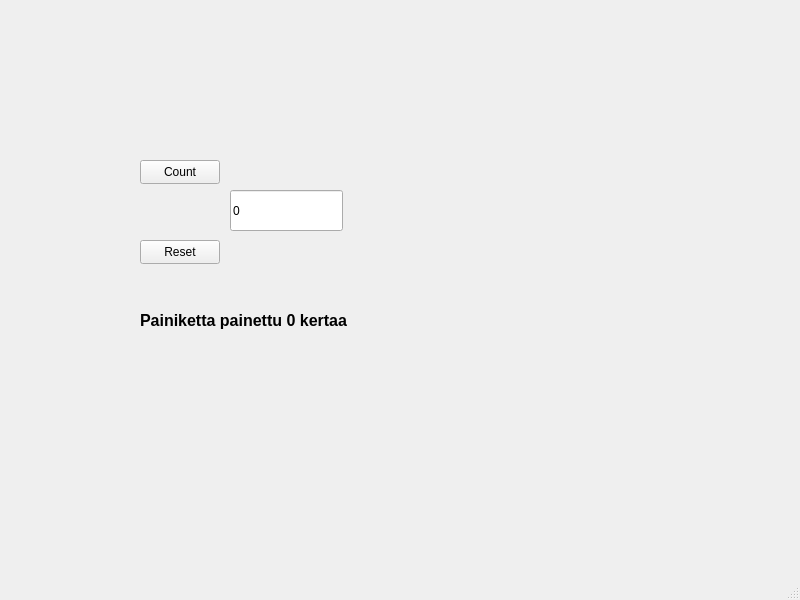
<?xml version="1.0" encoding="UTF-8"?>
<ui version="4.0">
 <class>MainWindow</class>
 <widget class="QMainWindow" name="MainWindow">
  <property name="geometry">
   <rect>
    <x>0</x>
    <y>0</y>
    <width>800</width>
    <height>600</height>
   </rect>
  </property>
  <property name="windowTitle">
   <string>MainWindow</string>
  </property>
  <widget class="QWidget" name="centralwidget">
   <widget class="QPushButton" name="btnCount">
    <property name="geometry">
     <rect>
      <x>140</x>
      <y>160</y>
      <width>80</width>
      <height>24</height>
     </rect>
    </property>
    <property name="text">
     <string>Count</string>
    </property>
   </widget>
   <widget class="QPushButton" name="btnReset">
    <property name="geometry">
     <rect>
      <x>140</x>
      <y>240</y>
      <width>80</width>
      <height>24</height>
     </rect>
    </property>
    <property name="text">
     <string>Reset</string>
    </property>
   </widget>
   <widget class="QLineEdit" name="txtResult">
    <property name="geometry">
     <rect>
      <x>230</x>
      <y>190</y>
      <width>113</width>
      <height>41</height>
     </rect>
    </property>
    <property name="text">
     <string>0</string>
    </property>
   </widget>
   <widget class="QLabel" name="labelInfo">
    <property name="geometry">
     <rect>
      <x>140</x>
      <y>300</y>
      <width>241</width>
      <height>41</height>
     </rect>
    </property>
    <property name="font">
     <font>
      <pointsize>12</pointsize>
      <bold>true</bold>
     </font>
    </property>
    <property name="text">
     <string>Painiketta painettu 0 kertaa</string>
    </property>
   </widget>
  </widget>
  <widget class="QMenuBar" name="menubar">
   <property name="geometry">
    <rect>
     <x>0</x>
     <y>0</y>
     <width>800</width>
     <height>21</height>
    </rect>
   </property>
  </widget>
  <widget class="QStatusBar" name="statusbar"/>
 </widget>
 <resources/>
 <connections/>
</ui>
